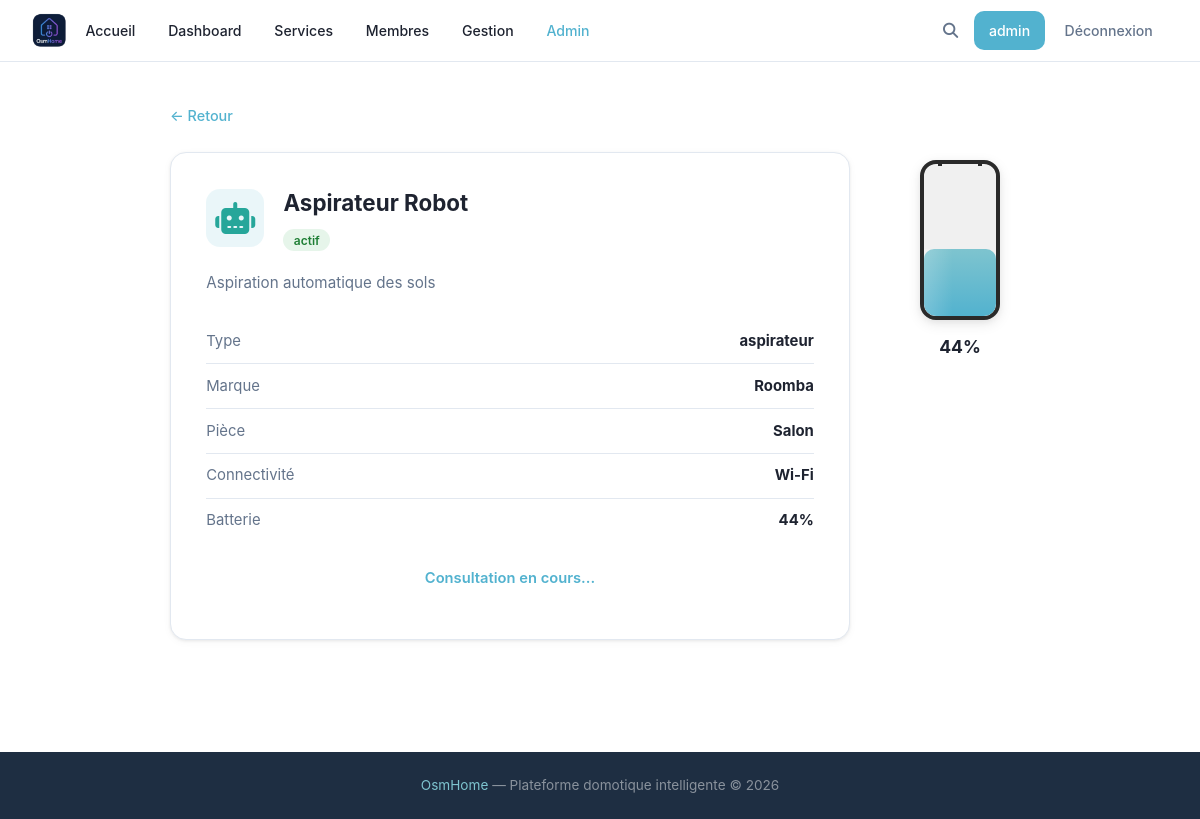
The app's page /device/10 (signed in), older data.
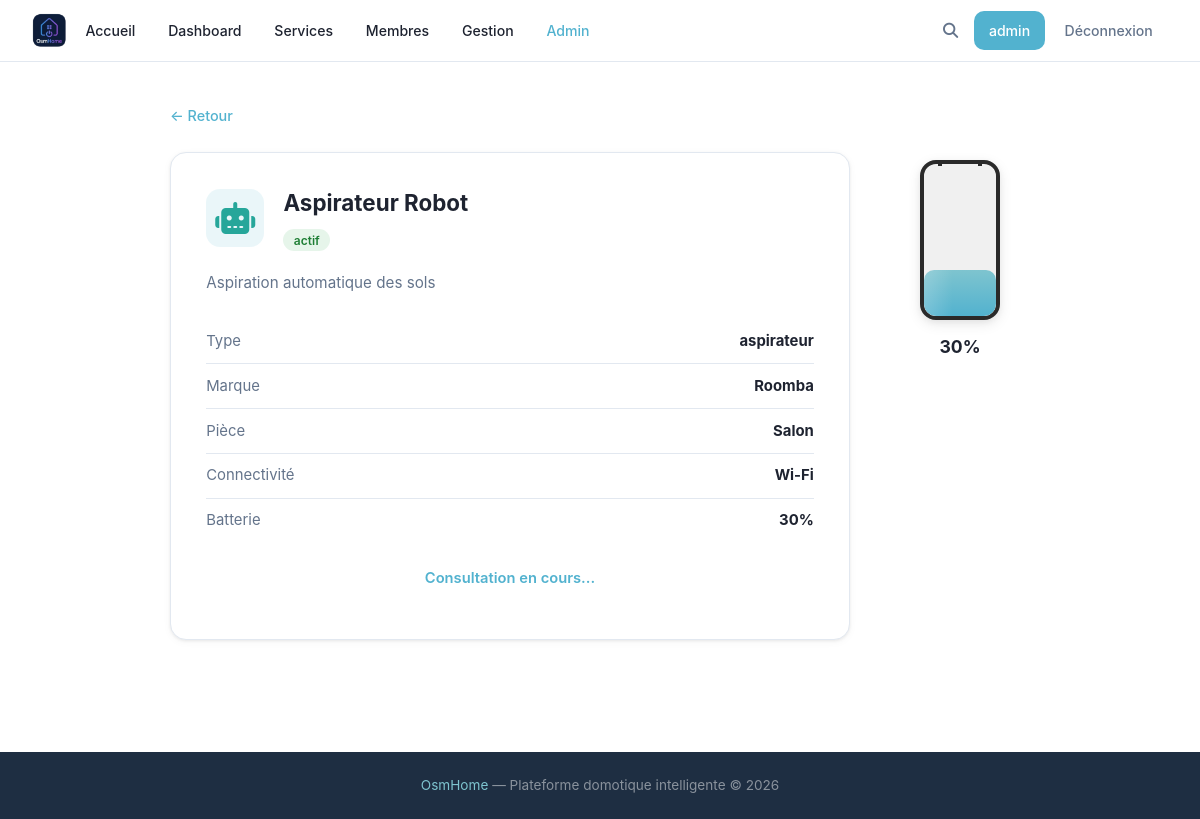
The same page, newer data.
### tables this page shows
CREATE TABLE devices (
            id INTEGER PRIMARY KEY AUTOINCREMENT,
            name TEXT,
            description TEXT,
            type TEXT,
            brand TEXT,
            status TEXT DEFAULT 'actif',
            connectivity TEXT,
            battery INTEGER,
            room TEXT
        , deletion_requested INTEGER DEFAULT 0, config TEXT);

### main.py (the view)
@app.route('/device/<int:device_id>')
def device_detail(device_id):
    device = utils.getDevice(device_id)
    if not device:
        flask.abort(404)
    return flask.render_template('objet.html', user=flask.session.get('username'), device=device)

### main.py (called while the page is built)
@app.context_processor
def inject_types():
    try:
        types = utils.getTypes()
    except Exception:
        types = []
    is_admin = False
    user_level = None
    if flask.session.get('username'):
        u = utils.getUser(flask.session['username'])
        is_admin = bool(u and u['role'] == 'admin')
        user_level = u['level'] if u else None
    return {'types': types, 'is_admin': is_admin, 'user_level': user_level}

### utils.py (called while the page is built)
def openDB() -> sqlite3.Connection:
    if 'db' not in flask.g:
        flask.g.db = sqlite3.connect(BASE)
        flask.g.db.row_factory = sqlite3.Row
    return flask.g.db

def closeDB(_ = None):
    db = flask.g.pop("db", None)
    if db is not None:
        db.close()

def getUser(username: str):
    db = openDB()
    return db.execute(
        'SELECT * FROM users WHERE username = ?',
        (username,)
    ).fetchone()

def getTypes() -> list:
    db = openDB()
    rows = db.execute('SELECT DISTINCT type FROM devices ORDER BY type').fetchall()
    return [row['type'] for row in rows]

def getDevice(device_id: int):
    db = openDB()
    return db.execute('SELECT * FROM devices WHERE id = ?', (device_id,)).fetchone()

### templates/objet.html (shortened to what this page needs)
{% extends 'base.html' %}
{% block extra_css %}
<link rel="stylesheet" href="{{ url_for('static', filename='css/devices.css') }}">
<link rel="stylesheet" href="{{ url_for('static', filename='css/device.css') }}">
{% endblock %}
{% block content %}
<div class="device-detail-page">
    <a href="javascript:history.back()" class="device-detail-back">← Retour</a>
    <div class="device-detail-global">
        <div class="device-detail-card">
            <div class="device-detail-top">
                <div class="device-icon device-icon--lg" aria-label="{{ device['type'] }}">
                    {% if device['type'] == 'thermostat' %}<i class="fa-solid fa-temperature-half"></i>
                    {% elif device['type'] == 'caméra' %}<i class="fa-solid fa-camera"></i>
                    {% elif device['type'] == 'éclairage' %}<i class="fa-solid fa-lightbulb"></i>
                    {% elif device['type'] == 'serrure' %}<i class="fa-solid fa-lock"></i>
                    {% elif device['type'] == 'capteur' %}<i class="fa-solid fa-satellite-dish"></i>
                    {% elif device['type'] == 'aspirateur' %}<i class="fa-solid fa-robot"></i>
                    {% elif device['type'] == 'électroménager' %}<i class="fa-solid fa-blender"></i>
                    {% elif device['type'] == 'volet' %}<i class="fa-solid fa-window-maximize"></i>
                    {% elif device['type'] == 'montre' %}<i class="fa-solid fa-clock"></i>
                    {% elif device['type'] == 'énergie' %}<i class="fa-solid fa-bolt"></i>
                    {% else %}<i class="fa-solid fa-box"></i>{% endif %}
                </div>
                <div>
                    <h1 class="device-detail-name">{{ device['name'] }}</h1>
                    <span class="device-status {{ 'status-active' if device['status'] == 'actif' else 'status-inactive' }}">
                        {{ device['status'] }}
                    </span>
                </div>
            </div>
            <p class="device-detail-description">{{ device['description'] }}</p>
            <ul class="device-detail-infos">
                <li><span>Type</span><strong>{{ device['type'] }}</strong></li>
                <li><span>Marque</span><strong>{{ device['brand'] }}</strong></li>
                {% if device['room'] %}
                <li><span>Pièce</span><strong>{{ device['room'] }}</strong></li>
                {% endif %}
                <li><span>Connectivité</span><strong>{{ device['connectivity'] }}</strong></li>
                {% if user and device['battery'] %}
                <li><span>Batterie</span><strong>{{ device['battery'] }}%</strong></li>
                {% endif %}
            </ul>
            {% if user %}
            <p class="device-detail-points" id="points-msg">Consultation en cours...</p>
            {% endif %}
        </div>
        {% if user and device['battery'] %}
        <div class="battery-panel">
            <div class="battery-shell">
                <div class="battery-fill" style="--battery-level: {{ device['battery'] }}%;"></div>
            </div>
            <p class="battery-label">{{ device['battery'] }}%</p>
        </div>
        {% endif %}
    </div>
</div>
{% endblock %}

Row changes from the older to the newer data that the page shows:
changed devices "Aspirateur Robot": battery "44" → "30"
